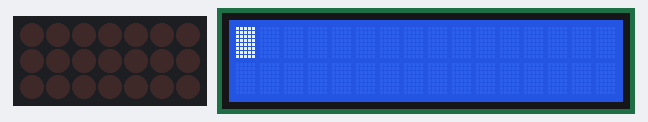
The sketch below on a simulated Arduino Uno, built with avr-gcc and run on an emulated ATmega328P. On the bench: 7×3 LED matrix, 16×2 character LCD. Wiring (inferred from the names in the program): character LCD (HD44780): RS pin 7; E A5; data pin 17, pin 16, pin 15, pin 14, pin 13, pin 12, pin 11, pin 10; LED cube drawn one layer per row (orientation assumed): layers pin 0, pin 1, A4; columns pin 2, pin 3, pin 4, pin 5, pin 6, pin 8, pin 9.

Above: at 0.21 s.
At 1.26 s:
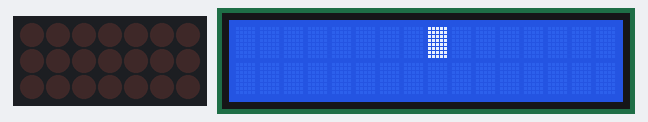
At 9.54 s:
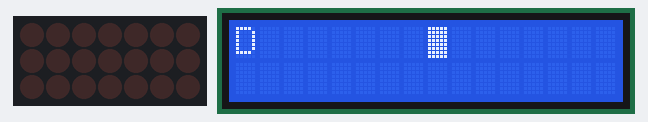
At 19.24 s:
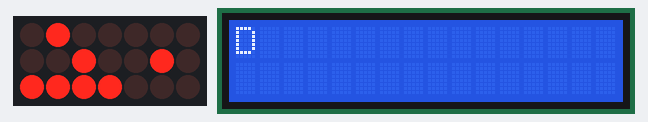
At 27.79 s:
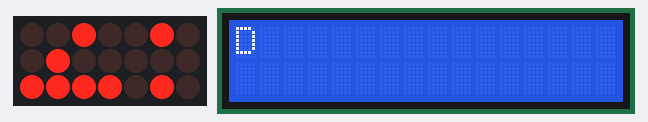
At 38.8 s:
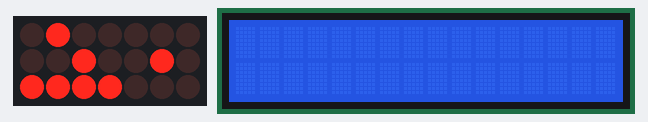

The sketch:

LED_Testing_GuangLiFang02.ino
```cpp
#include "avr/pgmspace.h" // allows use of PROGMEM to store patterns in flash

#define CUBESIZE 4
#define PLANESIZE CUBESIZE*CUBESIZE
#define PLANETIME 3333 // time each plane is displayed in us -> 100 Hz refresh
#define TIMECONST 20 // multiplies DisplayTime to get ms - why not =100?

typedef const unsigned char prog_uchar;
// LED Pattern Table in PROGMEM - last column is display time in 100ms units
// TODO this could be a lot more compact but not with binary pattern representation
prog_uchar  PROGMEM PatternTable[] = {
// blink on and off


B0000,B0000,B0000,B1111,B0000,B0000,B0000,B1111,B0000,B0000,B0000,B1111,B0000,B0000,B0000,B1111,10,

B1111,B0001,B0001,B0001,B1111,B1000,B1000,B1000,B0001,B0001,B0001,B1111,B1000,B1000,B1000,B1111,10,
B1111,B0010,B0010,B0010,
B1111,B0100,B0100,B0100,
B0010,B0010,B0010,B1111,
B0100,B0100,B0100,B1111,10,

B1111,B0100,B0100,B0100,
B1111,B0010,B0010,B0010,
B0100,B0100,B0100,B1111,
B0010,B0010,B0010,B1111,10,
B1111,B1000,B1000,B1000,B1111,B0001,B0001,B0001,B1000,B1000,B1000,B1111,B0001,B0001,B0001,B1111,10,


//B0001,B0010,B0100,B1000,B1000,B0100,B0010,B0001,B1000,B0100,B0010,B0001,B0001,B0010,B0100,B1000,10,


// this is a dummy element for end of table (duration=0) aka !!!DO NOT TOUCH!!!
B0000,B0000,B0000,B0000,B0000,B0000,B0000,B0000,B0000, B0000,B0000,B0000,B0000,B0000,B0000,B0000,0
};

/*
** Defining pins in array makes it easier to rearrange how cube is wired
** Adjust numbers here until LEDs flash in order - L to R, T to B
** Note that analog inputs 0-5 are also digital outputs 14-19!
** Pin DigitalOut0 (serial RX) and AnalogIn5 are left open for future apps
*/

int LEDPin[] = { 2,3,4,5,6,7,8,9,10,11,12,13,14,15,16,17};
int PlanePin[] = {A4,A5,0,1};

// initialization
void setup()
{
  int pin; // loop counter
  // set up LED pins as output (active HIGH)
  for (pin=0; pin<PLANESIZE; pin++) {
    pinMode( LEDPin[pin], OUTPUT );
  }
  // set up plane pins as outputs (active LOW)
  for (pin=0; pin<CUBESIZE; pin++) {
    pinMode( PlanePin[pin], OUTPUT );
  }
}

// display pattern in table until DisplayTime is zero (then repeat)
void loop()
{
  // declare variables
  byte PatternBuf[PLANESIZE]; // saves current pattern from PatternTable
  int PatternIdx;
  byte DisplayTime; // time*100ms to display pattern
  unsigned long EndTime;
  int plane; // loop counter for cube refresh
  int patbufidx; // indexes which byte from pattern buffer
  int ledrow; // counts LEDs in refresh loop
  int ledcol; // counts LEDs in refresh loop
  int ledpin; // counts LEDs in refresh loop

  // Initialize PatternIdx to beginning of pattern table
  PatternIdx = 0;
  // loop over entries in pattern table - while DisplayTime>0
  do {
  // read pattern from PROGMEM and save in array
  memcpy_P( PatternBuf, PatternTable+PatternIdx, PLANESIZE );
  PatternIdx += PLANESIZE;
  // read DisplayTime from PROGMEM and increment index
  DisplayTime = pgm_read_byte_near( PatternTable + PatternIdx++ );
  // compute EndTime from current time (ms) and DisplayTime
  EndTime = millis() + ((unsigned long) DisplayTime) * TIMECONST;

  // loop while DisplayTime>0 and current time < EndTime
  while ( millis() < EndTime ) {
    patbufidx = 0; // reset index counter to beginning of buffer
    // loop over planes
    for (plane=0; plane<CUBESIZE; plane++) {
      // turn previous plane off
      if (plane==0) {
        digitalWrite( PlanePin[CUBESIZE-1], HIGH );
      } else {
        digitalWrite( PlanePin[plane-1], HIGH );
      }

      // load current plane pattern data into ports
      ledpin = 0;
      for (ledrow=0; ledrow<CUBESIZE; ledrow++) {
        for (ledcol=0; ledcol<CUBESIZE; ledcol++) {
          digitalWrite( LEDPin[ledpin++], PatternBuf[patbufidx] & (1 << ledcol) );
        }
        patbufidx++;
      }

      // turn current plane on
      digitalWrite( PlanePin[plane], LOW );
      // delay PLANETIME us
      delayMicroseconds( PLANETIME );
      } // for plane
    } // while <EndTime
  } while (DisplayTime > 0); // read patterns until time=0 which signals end
}
```

Measured:
- what the display in image 5 shows lasts 0.6 s, from 38.7 s to 39.3 s
